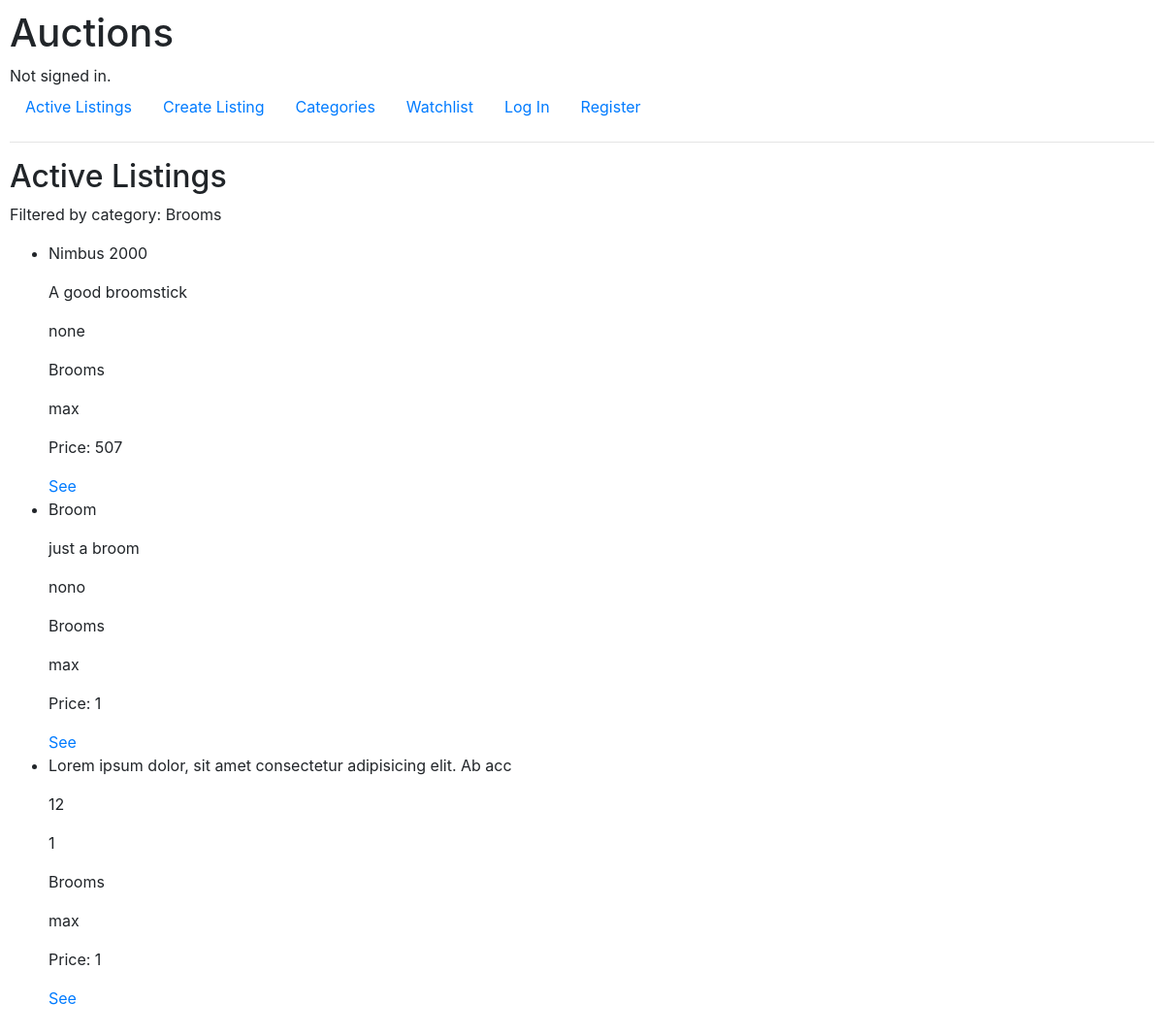
/category/Brooms, run on an earlier commit of the app's database.
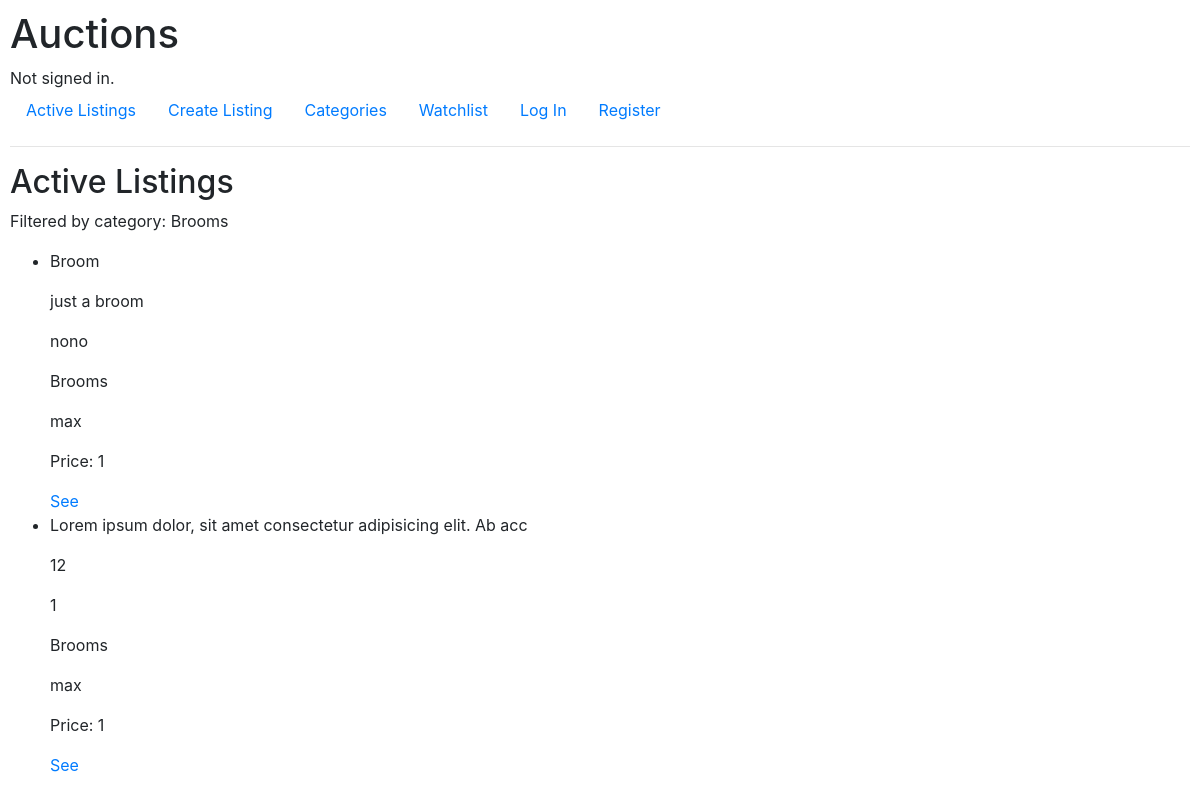
And on a later commit of the database.
### auctions/models.py (models this page shows, shortened)
class Listing(models.Model):
    title = models.CharField(max_length=64)
    description = models.CharField(max_length=1000)
    starting_price = models.IntegerField(validators=[
        MinValueValidator(1)
    ])
    photo = models.CharField(max_length=1000)
    category = models.ForeignKey(Category, on_delete=models.SET_NULL, related_name="listings", null=True, blank=True)
    owner = models.ForeignKey(User,related_name="listings", on_delete=models.CASCADE)
    active = models.BooleanField(default=True)
    datetime = models.DateTimeField(default=datetime(2021, 9, 12))
    def highest_bid(self):
        return self.bids.order_by("-value").first()

class Category(models.Model):
    name = models.CharField(max_length=32, unique=True)

class User(AbstractUser):
    watchlist = models.ManyToManyField('Listing', blank=True, related_name="users_watching")

class Bid(models.Model):
    value = models.IntegerField()
    user = models.ForeignKey(User, on_delete=models.CASCADE, related_name="bids")
    listing = models.ForeignKey(Listing, on_delete=models.CASCADE, related_name="bids")

### auctions/views.py (the view)
# urls.py: path("category/<str:name>", views.category, name="category")
def category(request, name):
    category = Category.objects.filter(name=name).first()
    if not category:
        return render(request, "auctions/404.html")
    else:
        return render(request, "auctions/category.html", {
            "listings": category.listings.filter(active=True).order_by("-datetime").all(),
            "category": category,
        })

### auctions/templates/auctions/category.html
{% extends "auctions/layout.html" %}
{% block body %}
    <h2>Active Listings</h2>
    <p>Filtered by category: {{ category.name }}</p>
    <ul>
        {% for listing in listings %}
            {% include "auctions/listing_info.html" %}
        {% empty %}
            <li>No active listings at this category for now.</li>
        {% endfor %}
    </ul>
{% endblock %}

### auctions/templates/auctions/listing_info.html
<li>
    <p>{{ listing.title }}</p>
    <p>{{ listing.description }}</p>
    <p>{{ listing.photo }}</p>
    <p>{{ listing.category.name }}</p>
    <p>{{ listing.owner.username }}</p>
    <p>Price:
        {% if listing.highest_bid %}
            {{ listing.highest_bid.value }}
        {% else %}
            {{ listing.starting_price }}
        {% endif %}
    </p>
    <a href="{% url 'listing' listing.id %}">See</a>
</li>

What changed in the data, as far as the page shows it:
no longer on this page (row edited): Listing: title "Nimbus 2000", description "A good broomstick", photo "none", category.name "Brooms", owner.username "max", highest_bid.value "507"
